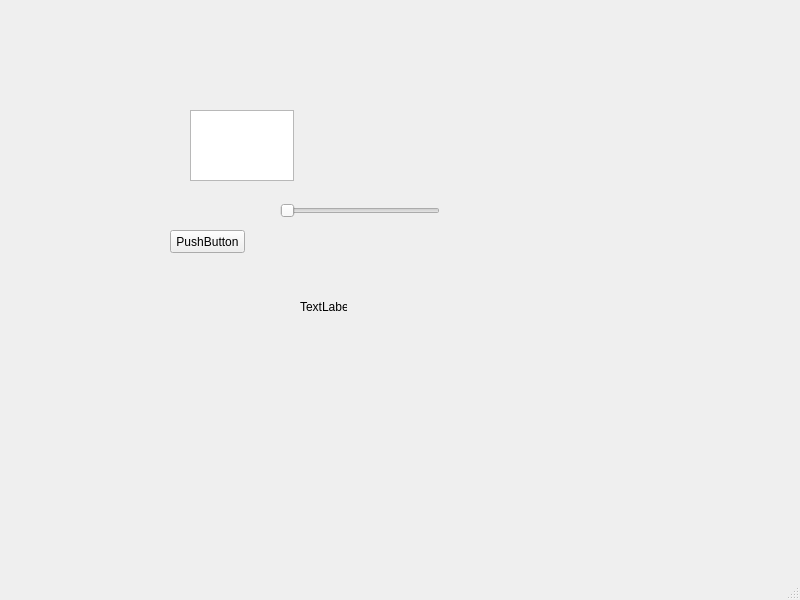
<?xml version="1.0" encoding="UTF-8"?>
<ui version="4.0">
 <class>MainWindow</class>
 <widget class="QMainWindow" name="MainWindow">
  <property name="geometry">
   <rect>
    <x>0</x>
    <y>0</y>
    <width>800</width>
    <height>600</height>
   </rect>
  </property>
  <property name="windowTitle">
   <string>MainWindow</string>
  </property>
  <widget class="QWidget" name="centralwidget">
   <widget class="QPushButton" name="pushButton">
    <property name="geometry">
     <rect>
      <x>170</x>
      <y>230</y>
      <width>75</width>
      <height>23</height>
     </rect>
    </property>
    <property name="text">
     <string>PushButton</string>
    </property>
   </widget>
   <widget class="QTextEdit" name="textEdit">
    <property name="geometry">
     <rect>
      <x>190</x>
      <y>110</y>
      <width>104</width>
      <height>71</height>
     </rect>
    </property>
   </widget>
   <widget class="QLabel" name="label">
    <property name="geometry">
     <rect>
      <x>300</x>
      <y>300</y>
      <width>47</width>
      <height>13</height>
     </rect>
    </property>
    <property name="text">
     <string>TextLabel</string>
    </property>
   </widget>
   <widget class="QSlider" name="horizontalSlider">
    <property name="geometry">
     <rect>
      <x>280</x>
      <y>200</y>
      <width>160</width>
      <height>22</height>
     </rect>
    </property>
    <property name="orientation">
     <enum>Qt::Horizontal</enum>
    </property>
   </widget>
  </widget>
  <widget class="QMenuBar" name="menubar">
   <property name="geometry">
    <rect>
     <x>0</x>
     <y>0</y>
     <width>800</width>
     <height>21</height>
    </rect>
   </property>
  </widget>
  <widget class="QStatusBar" name="statusbar"/>
 </widget>
 <resources/>
 <connections/>
</ui>
